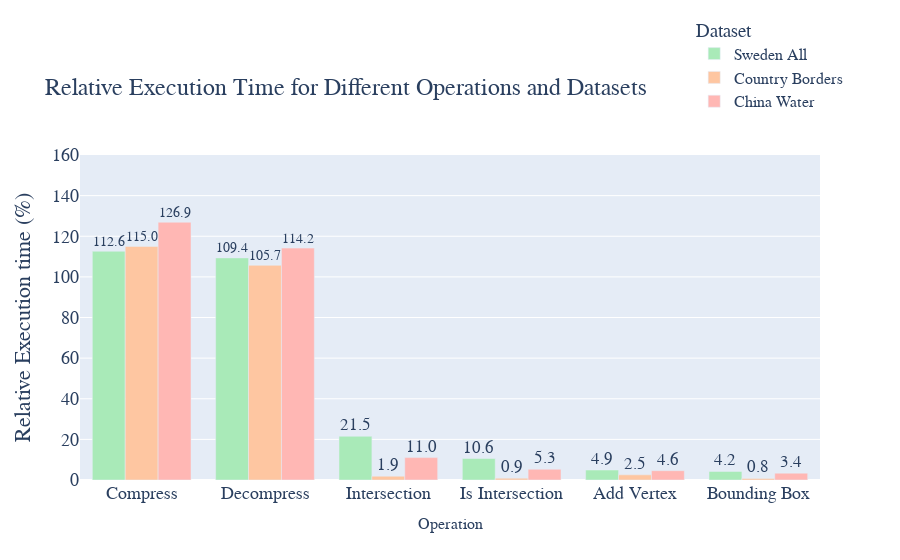

Notebook code for this chart:
### Markdown cell above
### Plot the Results

### Code cell
SHOW_PREVIOUS = True
#dataset_name = os.path.splitext(os.path.basename(DATASET_PATH))[0]
#times = df_relative.drop(axis=1, labels=['idx_unary', 'idx_binary', "comp_size", "decomp_size"])
#times['Dataset'] = dataset_name
times = pd.DataFrame()
prevs = glob.glob(f'reports2/*')
for prev in prevs:
    dataset = prev.split("[")[1].split("]")[0]
    prev_df = pd.read_csv(prev)
    prev_df['Dataset'] = dataset
    prev_times = prev_df.drop(axis=1, labels=['idx_unary', 'idx_binary', 'comp_size', 'decomp_size', 'Unnamed: 0'])
    times = pd.concat([times, prev_times])

times = times.melt('Dataset', var_name="Statistic", value_name='Seconds')
times['Statistic'] = times['Statistic'].apply(lambda x: str(x))

import  plotly.express as px
times.columns = ['Dataset', 'Statistic', 'Seconds']
times = times.groupby(["Dataset",  "Statistic"]).mean()
times.reset_index(inplace=True)
times["Seconds"] *= 100
fig = px.bar(times, x="Statistic", y='Seconds', color="Dataset", barmode="group", log_y=False, text="Seconds", 
            title="Relative Execution Time for Different Operations and Datasets",
            category_orders={"Statistic": ["Compress", "Decompress", "Intersection", "Is Intersection", "Add Vertex", "Bounding Box"], 
                             "Dataset": ["Sweden All", "China Waters", "Country Borders"]},
            color_discrete_map={
    'Sweden All': 'rgb(169,234,184)',
    'China Water': 'rgb(255,183,180)',
    'Country Borders': 'rgb(254,198,161)'
})




fig.update_yaxes(title_text="Relative Execution time (%)", tickfont=dict(size=18), title_font=dict(size=22))
fig.update_xaxes(title_text="Operation", title_font=dict(size=16))
#fig.update_annotations(font=dict(size=16))


fig.update_traces(texttemplate='%{text:.1f}',textfont=dict(size=17), textposition='outside')
fig.update_layout(legend=dict(
                            yanchor="top",
                            y=1.44,
                            xanchor="left",
                            x=0.83,
                            orientation="v",
                            font=dict(size=16),
                        ),
                  title={"font": {'size': 24}},
                  title_y=0.86,
                  yaxis_range=[0,160],
                  font_family="Arial")
fig.update_xaxes(tickfont=dict(size=18))




fig.show()

### Figure 1 — Plotly figure (JSON) as saved in the notebook; plotly's stock layout.template omitted (floating-point values rounded to 4 significant figures)
{"data": [{"alignmentgroup": "True", "hovertemplate": "Dataset=Sweden All<br>Statistic=%{x}<br>Seconds=%{text}<extra></extra>", "legendgroup": "Sweden All", "marker": {"color": "rgb(169,234,184)", "pattern": {"shape": ""}}, "name": "Sweden All", "offsetgroup": "Sweden All", "orientation": "v", "showlegend": true, "text": [4.911, 4.213, 112.6, 109.4, 21.53, 10.58], "textfont": {"size": 17}, "textposition": "outside", "texttemplate": "%{text:.1f}", "type": "bar", "x": ["Add Vertex", "Bounding Box", "Compress", "Decompress", "Intersection", "Is Intersection"], "xaxis": "x", "y": [4.911, 4.213, 112.6, 109.4, 21.53, 10.58], "yaxis": "y"}, {"alignmentgroup": "True", "hovertemplate": "Dataset=Country Borders<br>Statistic=%{x}<br>Seconds=%{text}<extra></extra>", "legendgroup": "Country Borders", "marker": {"color": "rgb(254,198,161)", "pattern": {"shape": ""}}, "name": "Country Borders", "offsetgroup": "Country Borders", "orientation": "v", "showlegend": true, "text": [2.534, 0.7625, 115.0, 105.7, 1.873, 0.8625], "textfont": {"size": 17}, "textposition": "outside", "texttemplate": "%{text:.1f}", "type": "bar", "x": ["Add Vertex", "Bounding Box", "Compress", "Decompress", "Intersection", "Is Intersection"], "xaxis": "x", "y": [2.534, 0.7625, 115.0, 105.7, 1.873, 0.8625], "yaxis": "y"}, {"alignmentgroup": "True", "hovertemplate": "Dataset=China Water<br>Statistic=%{x}<br>Seconds=%{text}<extra></extra>", "legendgroup": "China Water", "marker": {"color": "rgb(255,183,180)", "pattern": {"shape": ""}}, "name": "China Water", "offsetgroup": "China Water", "orientation": "v", "showlegend": true, "text": [4.581, 3.378, 126.9, 114.2, 11.03, 5.291], "textfont": {"size": 17}, "textposition": "outside", "texttemplate": "%{text:.1f}", "type": "bar", "x": ["Add Vertex", "Bounding Box", "Compress", "Decompress", "Intersection", "Is Intersection"], "xaxis": "x", "y": [4.581, 3.378, 126.9, 114.2, 11.03, 5.291], "yaxis": "y"}], "layout": {"barmode": "group", "font": {"family": "Arial"}, "legend": {"font": {"size": 16}, "orientation": "v", "title": {"text": "Dataset"}, "tracegroupgap": 0, "x": 0.83, "xanchor": "left", "y": 1.44, "yanchor": "top"}, "title": {"font": {"size": 24}, "text": "Relative Execution Time for Different Operations and Datasets", "y": 0.86}, "xaxis": {"anchor": "y", "categoryarray": ["Compress", "Decompress", "Intersection", "Is Intersection", "Add Vertex", "Bounding Box"], "categoryorder": "array", "domain": [0, 1], "tickfont": {"size": 18}, "title": {"font": {"size": 16}, "text": "Operation"}}, "yaxis": {"anchor": "x", "domain": [0, 1], "range": [0, 160], "tickfont": {"size": 18}, "title": {"font": {"size": 22}, "text": "Relative Execution time (%)"}}}}
